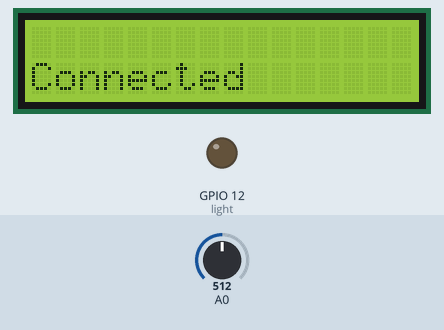
Simulated run of this program. Board: ESP8266 (NodeMCU). Parts: 16×2 character LCD, output pins drawn as LEDs (lit = HIGH). The test bench sets the inputs (shaded band); at power-on: A0 = 512. WiFi joins after 1.5 s; servers stay silent unless stated; the local clock reads 2024-03-15 10:24:30 at power-on unless the program sets it; what the program prints to the serial monitor is not drawn.

Above: at 1.6 s.
At 14.6 s:
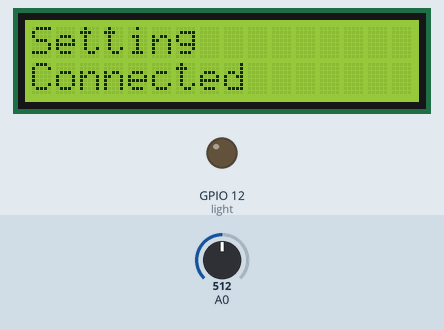
At 17.7 s:
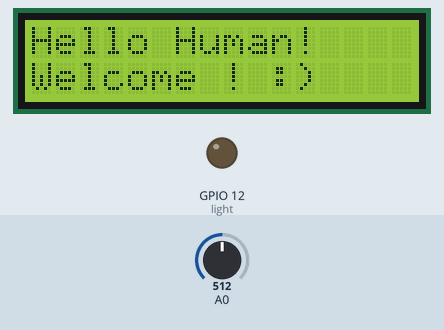
At 20.9 s:
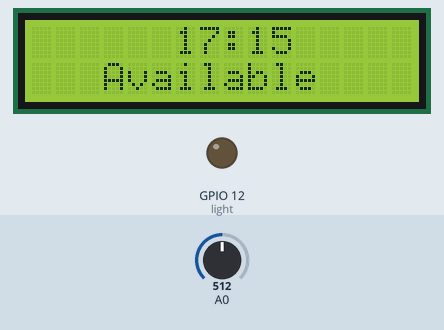

Measured:
- what the display in image 0 shows lasts 13.0 s, from 1.6 s to 14.6 s
- what the display in image 1 shows lasts 3.0 s, from 14.6 s to 17.6 s

The program:

main.cpp
```cpp
// #include <Arduino.h>
// #include <LiquidCrystal.h>
// #include<Wire.h>
// #include <LCD.h>
// #include <LiquidCrystal_I2C.h>
// #include <RtcDS1307.h>
//
// #define countof(a) (sizeof(a) / sizeof(a[0]))
//
// #define I2C_ADDR          0x27        //Define I2C Address where the PCF8574A is
// #define BACKLIGHT_PIN      3
// #define En_pin             2
// #define Rw_pin             1
// #define Rs_pin             0
// #define D4_pin             4
// #define D5_pin             5
// #define D6_pin             6
// #define D7_pin             7
//
// //Initialise the LCD
// LiquidCrystal_I2C      lcd(I2C_ADDR, En_pin,Rw_pin,Rs_pin,D4_pin,D5_pin,D6_pin,D7_pin);
// RtcDS1307<TwoWire> Rtc(Wire);
//
// //Pin Definition
// int buzz = 7;
//
// void printDateTime(const RtcDateTime& dt)
// {
//     char datestring[20];
//
//     snprintf_P(datestring,
//             countof(datestring),
//             PSTR("%02u/%02u/%02u %02u:%02u:%02u"),
//             dt.Month(),
//             dt.Day(),
//             dt.Year(),
//             dt.Hour(),
//             dt.Minute(),
//             dt.Second() );
//     Serial.print(datestring);
// }
//
// // void displaytime(String time)
// // {
// //   lcd.setCursor(0,0);
// //   lcd.print(time);
// // }
//
// void buzzer()
// {
//   for(int i =0;i<5;i++)
//   {
//     digitalWrite(buzz,HIGH);
//     delay(100);
//     digitalWrite(buzz,LOW);
//     delay(100);
//     digitalWrite(buzz,HIGH);
//     delay(100);
//     digitalWrite(buzz,LOW);
//     delay(500);
//   }
// }
// void setup ()
// {
//   Rtc.Begin();
//
//
//   pinMode(7,OUTPUT);
//   Serial.begin(57600);
//
//   //LCD
//
//   //Define the LCD as 16 column by 2 rows
//     lcd.begin (16,2);
//
//     //Switch on the backlight
//     lcd.setBacklightPin(BACKLIGHT_PIN,POSITIVE);
//     lcd.setBacklight(HIGH);
//
//     //goto first column (column 0) and first line (Line 0)
//
// }
//
//
// void loop () {
//     RtcDateTime now = Rtc.GetDateTime();
//
//     printDateTime(now);
//     Serial.println();
//     Serial.println();
//     lcd.setCursor(0,0);
//     lcd.print("Hello");
//     delay(1000);
// }
```

alarm.cpp
```cpp
// #include <Arduino.h>
// #include <Wire.h>
// #include "RTClib.h"
//
// RTC_DS1307 rtc;
//
// char daysOfTheWeek[7][12] = {"Sunday", "Monday", "Tuesday", "Wednesday", "Thursday", "Friday", "Saturday"};
//
//
// void buzzer()
// {
//   for(int i =0;i<5;i++)
//   {
//     digitalWrite(7,HIGH);
//     delay(100);
//     digitalWrite(7,LOW);
//     delay(100);
//     digitalWrite(7,HIGH);
//     delay(100);
//     digitalWrite(7,LOW);
//     delay(500);
//   }
// }
// void setup () {
//   //while (!Serial); // for Leonardo/Micro/Zero
//   pinMode(7,OUTPUT);
//   Serial.begin(9600);
//   if (! rtc.begin()) {
//     Serial.println("Couldn't find RTC");
//     while (1);
//   }
//
//   if (! rtc.isrunning()) {
//     Serial.println("RTC is NOT running!");
//     //following line sets the RTC to the date & time this sketch was compiled
//     rtc.adjust(DateTime(F(__DATE__), F(__TIME__)));
//     //This line sets the RTC with an explicit date & time, for example to set
//   //  January 21, 2014 at 3am you would call:
//   //  rtc.adjust(DateTime(2014, 1, 21, 3, 0, 0));
//   }
// }
//
// void loop () {
//     DateTime now = rtc.now();
//     Serial.print(now.year(), DEC);
//     Serial.print('/');
//     Serial.print(now.month(), DEC);
//     Serial.print('/');
//     Serial.print(now.day(), DEC);
//     Serial.print(" (");
//     Serial.print(daysOfTheWeek[now.dayOfTheWeek()]);
//     Serial.print(") ");
//     Serial.print(now.hour(), DEC);
//     Serial.print(':');
//     Serial.print(now.minute(), DEC);
//     Serial.print(':');
//     int val = now.second();
//     Serial.print(val);
//     Serial.println();
//     //val = (val/16*10) + (val%16);
//     if(val==0)
//     {
//       buzzer();
//     }
//
// //    Serial.print(" since midnight 1/1/1970 = ");
// //    Serial.print(now.unixtime());
// //    Serial.print("s = ");
// //    Serial.print(now.unixtime() / 86400L);
// //    Serial.println("d");
//
//
//     Serial.println();
//     delay(1000);
// }
```

final.cpp
```cpp
// #include <ESP8266WiFi.h>
// #include <LiquidCrystal.h>
// #include<Wire.h>
// #include <LCD.h>
// #include <LiquidCrystal_I2C.h>// must be included here so that Arduino library object file references work
// #include <RtcDS1307.h>
// #include "DHT.h"
//
// #define countof(a) (sizeof(a) / sizeof(a[0]))
// #define I2C_ADDR          0x27        //Define I2C Address where the PCF8574A is
// #define BACKLIGHT_PIN      3
// #define En_pin             2
// #define Rw_pin             1
// #define Rs_pin             0
// #define D4_pin             4
// #define D5_pin             5
// #define D6_pin             6
// #define D7_pin             7
// #define DHT11_PIN 15
// // Wi-Fi Settings
// const char* ssid = "Crash"; // your wireless network name (SSID)
// const char* password = "bhooljao"; // your Wi-Fi network password
//
// WiFiClient client;
//
// DHT dht;
//
// // ThingSpeak Settings
// const int channelID = 351351;
// String writeAPIKey = "SJ2XUVHEWRN48XPU"; // write API key for your ThingSpeak Channel
// const char* server = "api.thingspeak.com";
//
//
// //Initialise the LCD
// LiquidCrystal_I2C      lcd(I2C_ADDR, En_pin,Rw_pin,Rs_pin,D4_pin,D5_pin,D6_pin,D7_pin);
// RtcDS1307<TwoWire> Rtc(Wire);
//
//
// int pir = 14;
//
// int light = 12;
// void lcdwrite(char l1[16],String l2)
// {
//   lcd.setCursor(0,0);
//   lcd.print(l1);
//   lcd.setCursor(0,2);
//   lcd.print(l2);
// }
//
// void postData(char checkupdate[2])
// {
//   int c = atoi(checkupdate);
//   if (client.connect(server, 80)&& (c % 20 == 0))
//     {
//
//     // Measure Analog Input (A0)
//     int value1 = 100;
//     int value2 = 90;
//     int value3 = analogRead(pir);
//     value3=value3>0?1:0;
//
//     // Construct API request body
//     String body = "field1=";
//            body += String(value1);
//            body +="\n\nfield2=";
//            body +=String(value2);
//            body +="\n\nfield3=";
//            body +=String(value3);
//
//
//     client.print("POST /update HTTP/1.1\n");
//     client.print("Host: api.thingspeak.com\n");
//     client.print("Connection: close\n");
//     client.print("X-THINGSPEAKAPIKEY: " + writeAPIKey + "\n");
//     client.print("Content-Type: application/x-www-form-urlencoded\n");
//     client.print("Content-Length: ");
//     client.print(body.length());
//     client.print("\n\n");
//     client.print(body);
//     client.print("\n\n");
//     client.stop();
//
//   }
// }
//
//
// void printDateTime(const RtcDateTime& dt)
// {
//
//     char datestring[20];
//
//     snprintf_P(datestring,
//             countof(datestring),
//             PSTR("%02u/%02u %02u:%02u:%02u"),
//             dt.Month(),
//             dt.Day(),
//             dt.Hour(),
//             dt.Minute(),
//             dt.Second() );
//     Serial.print(datestring);
//
//     String l2 = "T : "+String(dht.getTemperature());
//     lcdwrite(datestring,l2);
//     char timevar[2]={datestring[12],datestring[13]};
//     Serial.println(timevar);
//     Serial.println(l2);
//     postData(timevar);
// }
//
// void setTime()
// {
//     RtcDateTime compiled = RtcDateTime(__DATE__, __TIME__);
//     printDateTime(compiled);
//     delay(10000);
//
//     if (!Rtc.GetIsRunning())
//     {
//         Serial.println("RTC was not actively running, starting now");
//         Rtc.SetIsRunning(true);
//     }
//     Rtc.SetDateTime(compiled);
//
//     // RtcDateTime now = Rtc.GetDateTime();
//     // if (now < compiled)
//     // {
//     //     Serial.println("RTC is older than compile time!  (Updating DateTime)");
//     //     Rtc.SetDateTime(compiled);
//     // }
//     // else if (now > compiled)
//     // {
//     //     Serial.println("RTC is newer than compile time. (this is expected)");
//     // }
//     // else if (now == compiled)
//     // {
//     //     Serial.println("RTC is the same as compile time! (not expected but all is fine)");
//     // }
//
//     Rtc.SetSquareWavePin(DS1307SquareWaveOut_Low);
// }
// void setup ()
// {
//     Serial.begin(57600);
//     WiFi.begin(ssid, password);
//     dht.setup(DHT11_PIN);
//     lcd.begin (16,2);
//     lcd.setBacklightPin(BACKLIGHT_PIN,POSITIVE);
//     lcd.setBacklight(HIGH);
//     Rtc.Begin();
//     lcd.setCursor(0,0);
//     //pinMode(pir,INPUT);
//     pinMode(light,OUTPUT);
//
//
//
//
//
//     while (WiFi.status() != WL_CONNECTED)
//     {
//       delay(500);
//     }
//     lcdwrite("","Connected");
//     delay(3000);
//
//     lcdwrite("Hello Human!", "Welcome ! :)");
//     delay(3000);
//     lcd.clear();
//     setTime();
// }
//
// void loop ()
// {
//     RtcDateTime now = Rtc.GetDateTime();
//     printDateTime(now);
//     Serial.println();
//     digitalWrite(light,HIGH);
//
//     int x = analogRead(pir);
//     if(x>0)
//     {
//       digitalWrite(light,HIGH);
//     }
//     else
//     {
//       digitalWrite(light,LOW);
//     }
//     Serial.println(x);
//     delay(1000);
// }
```

final2.cpp
```cpp
#include <ESP8266WiFi.h>
#include <LiquidCrystal.h>
#include<Wire.h>
#include <LCD.h>
#include <LiquidCrystal_I2C.h>// must be included here so that Arduino library object file references work
#include <RtcDS1307.h>


#define countof(a) (sizeof(a) / sizeof(a[0]))
#define I2C_ADDR          0x27        //Define I2C Address where the PCF8574A is
#define BACKLIGHT_PIN      3
#define En_pin             2
#define Rw_pin             1
#define Rs_pin             0
#define D4_pin             4
#define D5_pin             5
#define D6_pin             6
#define D7_pin             7

// Wi-Fi Settings
const char* ssid = "Crash"; // your wireless network name (SSID)
const char* password = "bhooljao"; // your Wi-Fi network password

WiFiClient client;


// ThingSpeak Settings
const int channelID = 351468;
String writeAPIKey = "20TOLUXU2P6JG8BN"; // write API key for your ThingSpeak Channel
const char* server = "api.thingspeak.com";


//Initialise the LCD
LiquidCrystal_I2C      lcd(I2C_ADDR, En_pin,Rw_pin,Rs_pin,D4_pin,D5_pin,D6_pin,D7_pin);
RtcDS1307<TwoWire> Rtc(Wire);


int pir = 14;

int light = 12;
void lcdwrite(char l1[16],String l2)
{
  lcd.setCursor(0,0);
  lcd.print(l1);
  lcd.setCursor(0,2);
  lcd.print(l2);
}

void postData(char checkupdate[2])
{
  int c = atoi(checkupdate);
  if (client.connect(server, 80)&& (c % 20 == 0))
    {


    int value1 = analogRead(pir);
    value1=value1>0?1:0;

    // Construct API request body
    String body = "field1=";
           body += String(value1);


    client.print("POST /update HTTP/1.1\n");
    client.print("Host: api.thingspeak.com\n");
    client.print("Connection: close\n");
    client.print("X-THINGSPEAKAPIKEY: " + writeAPIKey + "\n");
    client.print("Content-Type: application/x-www-form-urlencoded\n");
    client.print("Content-Length: ");
    client.print(body.length());
    client.print("\n\n");
    client.print(body);
    client.print("\n\n");
    client.stop();

  }
}


void printDateTime(const RtcDateTime& dt)
{

    char datestring[20];

    snprintf_P(datestring,
            countof(datestring),
            PSTR("      %02u:%02u"),
            dt.Hour(),
            dt.Minute());
    Serial.print(datestring);


    lcdwrite(datestring,"");
    char timevar[2]={datestring[12],datestring[13]};
    Serial.println(timevar);
    postData(timevar);
}

void setTime()
{

    //RtcDateTime compiled = RtcDateTime(__DATE__, __TIME__);
    RtcDateTime compiled = RtcDateTime("2017/11/05","06:12:00");
    //printDateTime(compiled);
    delay(10000);

    if (!Rtc.GetIsRunning())
    {
        Serial.println("RTC was not actively running, starting now");
        Rtc.SetIsRunning(true);
    }
    Rtc.SetDateTime(compiled);

   lcdwrite("Setting","");
   delay(3000);
    // RtcDateTime now = Rtc.GetDateTime();
    // if (now < compiled)
    // {
    //     Serial.println("RTC is older than compile time!  (Updating DateTime)");
    //     Rtc.SetDateTime(compiled);
    // }
    // else if (now > compiled)
    // {
    //     Serial.println("RTC is newer than compile time. (this is expected)");
    // }
    // else if (now == compiled)
    // {
    //     Serial.println("RTC is the same as compile time! (not expected but all is fine)");
    // }

    //Rtc.SetSquareWavePin(DS1307SquareWaveOut_Low);
}
void setup ()
{
    Serial.begin(57600);
    WiFi.begin(ssid, password);

    lcd.begin (16,2);
    lcd.setBacklightPin(BACKLIGHT_PIN,POSITIVE);
    lcd.setBacklight(HIGH);
    Rtc.Begin();
    lcd.setCursor(0,0);
    //pinMode(pir,INPUT);
    pinMode(light,OUTPUT);


    while (WiFi.status() != WL_CONNECTED)
    {
      delay(500);
    }
    lcdwrite("","Connected");
    delay(3000);
    setTime();
    lcd.clear();
    lcdwrite("Hello Human!", "Welcome ! :)");
    delay(3000);
    lcd.clear();

}

void loop ()
{
    RtcDateTime now = Rtc.GetDateTime();
    printDateTime(now);
    Serial.println();
    //digitalWrite(light,HIGH);

    int x = analogRead(pir);
    if(x==1023)
    {
      digitalWrite(light,HIGH);
      lcdwrite("","Status: Engaged");

    }
    else
    {
      lcdwrite("","                ");
      digitalWrite(light,LOW);
      lcdwrite("","   Available");

    }
    Serial.println(x);
    //delay(1000);
}
```

i2cscan.cpp
```cpp
// #include <Wire.h>
// #include <Arduino.h>
//
// void setup()
// {
//   Wire.begin();
//
//   Serial.begin(9600);
//   while (!Serial);             // Leonardo: wait for serial monitor
//   Serial.println("\nI2C Scanner");
// }
//
//
// void loop()
// {
//   byte error, address;
//   int nDevices;
//
//   Serial.println("Scanning...");
//
//   nDevices = 0;
//   for(address = 1; address < 127; address++ )
//   {
//     // The i2c_scanner uses the return value of
//     // the Write.endTransmisstion to see if
//     // a device did acknowledge to the address.
//     Wire.beginTransmission(address);
//     error = Wire.endTransmission();
//
//     if (error == 0)
//     {
//       Serial.print("I2C device found at address 0x");
//       if (address<16)
//         Serial.print("0");
//       Serial.print(address,HEX);
//       Serial.println("  !");
//
//       nDevices++;
//     }
//     else if (error==4)
//     {
//       Serial.print("Unknown error at address 0x");
//       if (address<16)
//         Serial.print("0");
//       Serial.println(address,HEX);
//     }
//   }
//   if (nDevices == 0)
//     Serial.println("No I2C devices found\n");
//   else
//     Serial.println("done\n");
//
//   delay(5000);           // wait 5 seconds for next scan
// }
```

settime.cpp
```cpp
// #include <Wire.h> // must be included here so that Arduino library object file references work
// #include <RtcDS1307.h>
// RtcDS1307<TwoWire> Rtc(Wire);
// /* for normal hardware wire use above */
//
//
// void setup ()
// {
//     Serial.begin(57600);
//
//
//
//     Rtc.Begin();
//
//      RtcDateTime compiled = RtcDateTime(__DATE__, __TIME__);
//
//      Rtc.SetDateTime(compiled);
//
// }
//
// void loop ()
// {
//
//
// }
```

settime2.cpp
```cpp
// // Date and time functions using a DS1307 RTC connected via I2C and Wire lib
// #include <Wire.h>
// #include "RTClib.h"
//
// RTC_DS1307 rtc;
//
// char daysOfTheWeek[7][12] = {"Sunday", "Monday", "Tuesday", "Wednesday", "Thursday", "Friday", "Saturday"};
//
// void setup () {
//   while (!Serial); // for Leonardo/Micro/Zero
//
//   Serial.begin(57600);
//   if (! rtc.begin()) {
//     Serial.println("Couldn't find RTC");
//     while (1);
//   }
//
// rtc.adjust(DateTime(F(__DATE__), F(__TIME__)));
// }
//
// void loop () {
//     DateTime now = rtc.now();
//
//     Serial.print(now.year(), DEC);
//     Serial.print('/');
//     Serial.print(now.month(), DEC);
//     Serial.print('/');
//     Serial.print(now.day(), DEC);
//     Serial.print(" (");
//     Serial.print(daysOfTheWeek[now.dayOfTheWeek()]);
//     Serial.print(") ");
//     Serial.print(now.hour(), DEC);
//     Serial.print(':');
//     Serial.print(now.minute(), DEC);
//     Serial.print(':');
//     Serial.print(now.second(), DEC);
//     Serial.println();
//
//     Serial.print(" since midnight 1/1/1970 = ");
//     Serial.print(now.unixtime());
//     Serial.print("s = ");
//     Serial.print(now.unixtime() / 86400L);
//     Serial.println("d");
//
//     // calculate a date which is 7 days and 30 seconds into the future
//     DateTime future (now + TimeSpan(7,12,30,6));
//
//     Serial.print(" now + 7d + 30s: ");
//     Serial.print(future.year(), DEC);
//     Serial.print('/');
//     Serial.print(future.month(), DEC);
//     Serial.print('/');
//     Serial.print(future.day(), DEC);
//     Serial.print(' ');
//     Serial.print(future.hour(), DEC);
//     Serial.print(':');
//     Serial.print(future.minute(), DEC);
//     Serial.print(':');
//     Serial.print(future.second(), DEC);
//     Serial.println();
//
//     Serial.println();
//     delay(3000);
// }
```

lcd.cpp
```cpp
// //load libraries
// #include <Wire.h>
// #include <LCD.h>
// #include <LiquidCrystal_I2C.h>
//
// //Define variables
//
// #define I2C_ADDR          0x27        //Define I2C Address where the PCF8574A is
// #define BACKLIGHT_PIN      3
// #define En_pin             2
// #define Rw_pin             1
// #define Rs_pin             0
// #define D4_pin             4
// #define D5_pin             5
// #define D6_pin             6
// #define D7_pin             7
//
// //Initialise the LCD
// LiquidCrystal_I2C      lcd(I2C_ADDR, En_pin,Rw_pin,Rs_pin,D4_pin,D5_pin,D6_pin,D7_pin);
//
// void setup()
//  {
//     //Define the LCD as 16 column by 2 rows
//     lcd.begin (16,2);
//
//     //Switch on the backlight
//     lcd.setBacklightPin(BACKLIGHT_PIN,POSITIVE);
//     lcd.setBacklight(HIGH);
//
//     //goto first column (column 0) and first line (Line 0)
//     lcd.setCursor(0,0);
//
//     //Print at cursor Location
//     lcd.print("Hello ");
//
//     //goto first column (column 0) and second line (line 1)
//     lcd.setCursor(0,1);
//     lcd.print("World");
//     Serial.begin(9600);
//
//  }
//
//
// void loop(){
//   lcd.setCursor(0,0);
//
//   //Print at cursor Location
//   lcd.print("Hello ");
//
//   //goto first column (column 0) and second line (line 1)
//   lcd.setCursor(0,1);
//   lcd.print("World");
//
//   }
```
